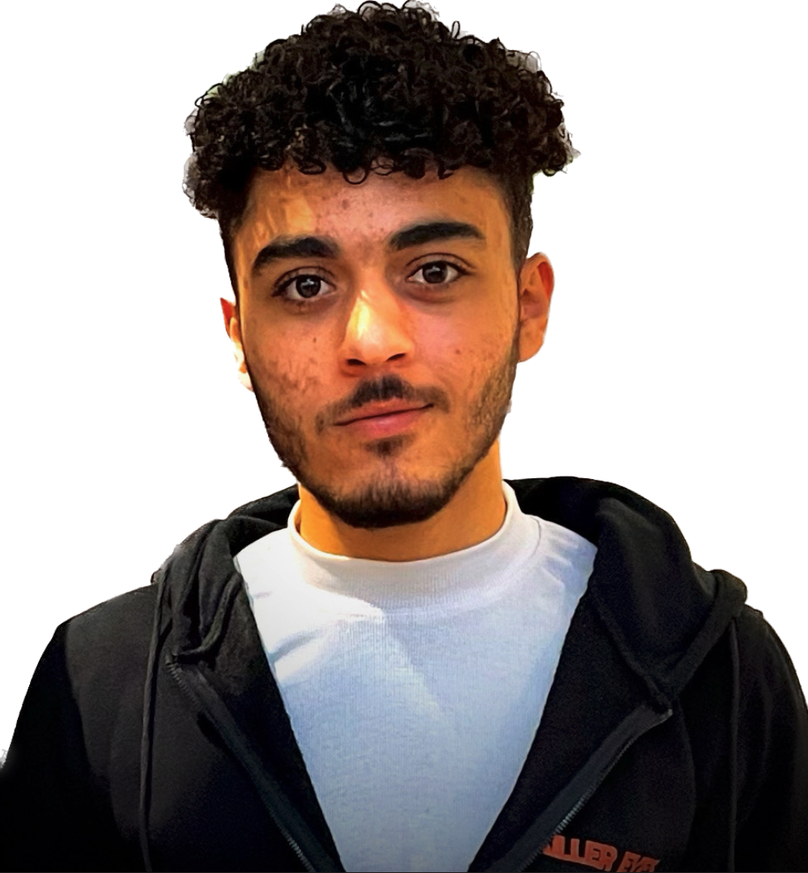
#> input picture ahmed.png, 808 x 873 px, shrunk from 998 x 1079 before the run, found by its file name
$ jupyter execute Lab2.ipynb
#> lines starting #> are read from the running program, lines starting #| are printed output that depends on the picture
<a href="https://colab.research.google.com/github/Ahmed-Magdi1/Lab2_Machine_Vision/blob/main/Lab2.ipynb" target="_parent"></a>

# **LAB_2_Question_2**

### **1) Take a picture of your face and save it as (yourname0.jpg) =𝑓(𝑢,𝑣)**

[cell 1]
# Important libraries
import  cv2 as cv  #Define computer vision library
import numpy as np #Define numpy library
from matplotlib import pyplot as plt #Define matplotlib library

[cell 2]
image = cv.imread('/content/ahmed.png') #Read the image
#> image is the input picture: shape (873, 808, 3); mean B, G, R 143.1, 146.1, 156.5
original_image = cv.cvtColor(image, cv.COLOR_BGR2RGB) #Convert the image from BGR to RGB
plt.imshow(original_image) #Show the image
plt.axis('off')  # Disable the axises
plt.title('original_image')  # Set the title
plt.show()  # Show the plot
cv.imwrite('ahmed0.jpg', image) # Save the image with name 'ahmed0.jpg'
image_gray = cv.cvtColor(original_image, cv.COLOR_BGR2GRAY)
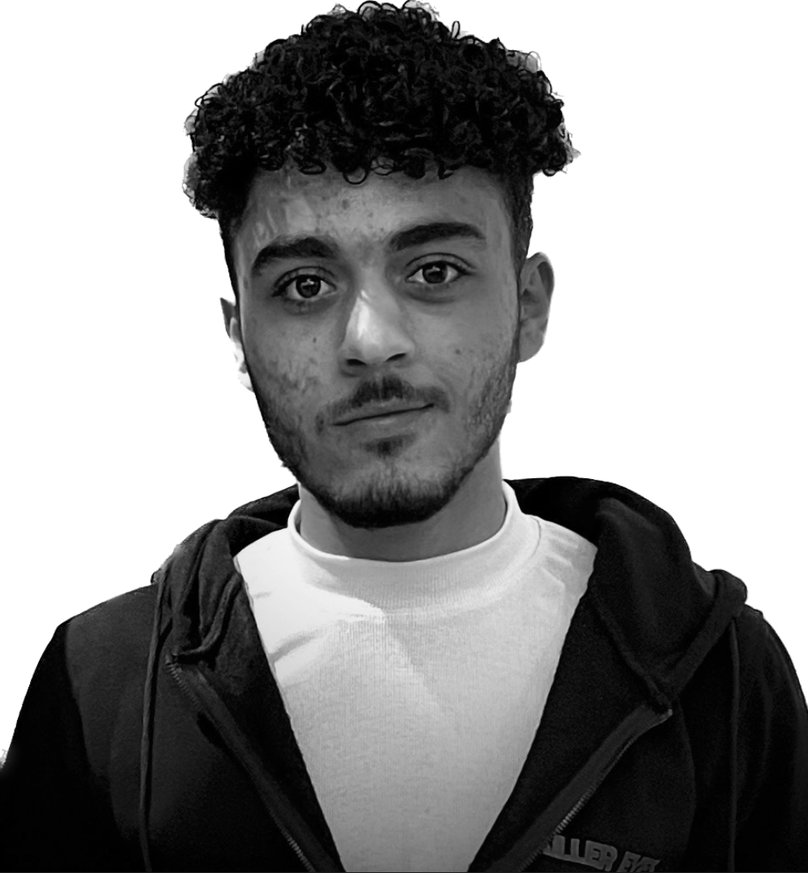
#> image_gray: shape (873, 808); min 0, max 255, mean 146.4

### **2) Create a set of noisy images by corrupting an image with**

### (a) Additive Gaussian noise of five different severity levels

[cell 3]
# Define severity levels (standard deviations)
severity_levels = [10, 30, 50, 70, 90]

# Create a 3x3 grid for the images
fig, axes = plt.subplots(2, 3, figsize=(10, 7))

# Display the original image in the top-left corner
axes[0, 0].imshow(image_gray, cmap='gray')
axes[0, 0].set_title("Original Image")
axes[0, 0].axis('off')

# Display each noisy image in the grid
for i, severity in enumerate(severity_levels):
    row = (i + 1) // 3  # Calculate the row
    col = (i + 1) % 3   # Calculate the column

    # Generate Gaussian noise with the specified severity
    noise = np.random.normal(0, severity, image_gray.shape).astype(np.int16)

    # Add noise to the grayscale image
    noisy_image = image_gray.astype(np.int16) + noise
    noisy_image = np.clip(noisy_image, 0, 255).astype(np.uint8)

    # Display the noisy image in the calculated position
    axes[row, col].imshow(noisy_image, cmap='gray')
    axes[row, col].set_title(f'Severity {severity}')
    axes[row, col].axis('off')

# Adjust layout for better spacing and show the plot
plt.tight_layout()
plt.show()
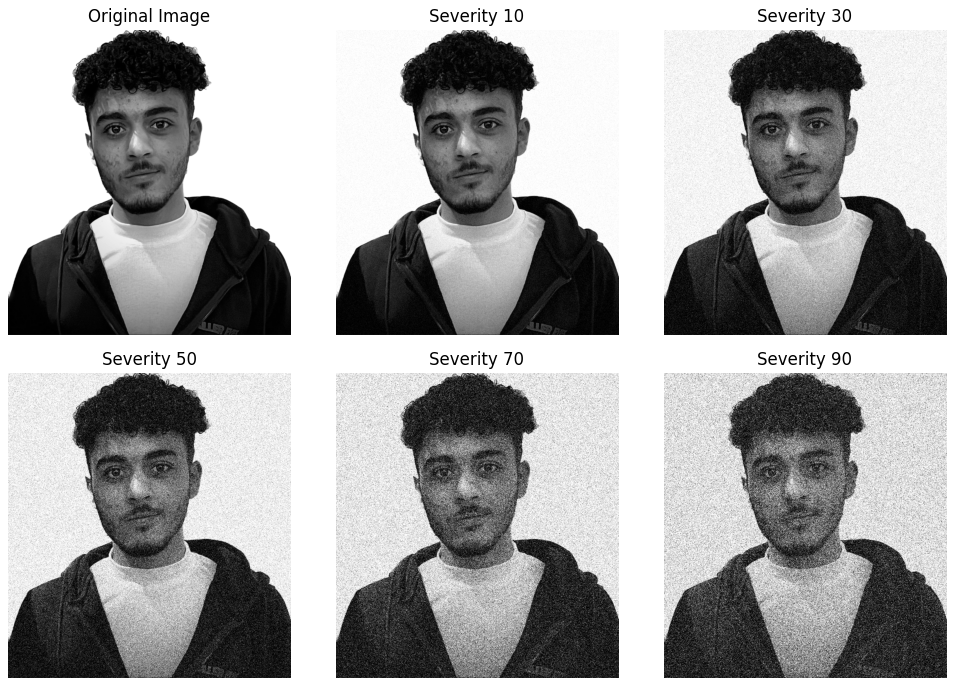
#> figure drawn by matplotlib, 6 panels

### (b) Multiplicative Gaussian noise of five different severity levels

[cell 4]
# Define severity levels for Multiplicative Gaussian noise
severity_levels = [0.1, 0.3, 0.5, 0.7, 0.9]

# Create a 2x3 grid for the images
fig, axes = plt.subplots(2, 3, figsize=(10, 7))

# Display the original image in the top-left corner
axes[0, 0].imshow(image_gray, cmap='gray')
axes[0, 0].set_title("Original Image")
axes[0, 0].axis('off')

# Display each noisy image in the grid
for i, severity in enumerate(severity_levels):
    row = (i + 1) // 3  # Calculate the row (0 for first row, 1 for second)
    col = (i + 1) % 3   # Calculate the column within the row

    # Generate Multiplicative Gaussian noise with the specified severity
    noise = np.random.normal(1, severity, image_gray.shape).astype(np.float32)

    # Apply multiplicative noise to the grayscale image
    noisy_image = image_gray.astype(np.float32) * noise

    # Clip to ensure pixel values are within the 0-255 range
    noisy_image = np.clip(noisy_image, 0, 255).astype(np.uint8)

    # Display the noisy image in the calculated position
    axes[row, col].imshow(noisy_image, cmap='gray')
    axes[row, col].set_title(f'Severity {severity}')
    axes[row, col].axis('off')
#> this loop made 5 passes
#> pass 1, `noisy_image = image_gray.astype(np.float32) * noise`:
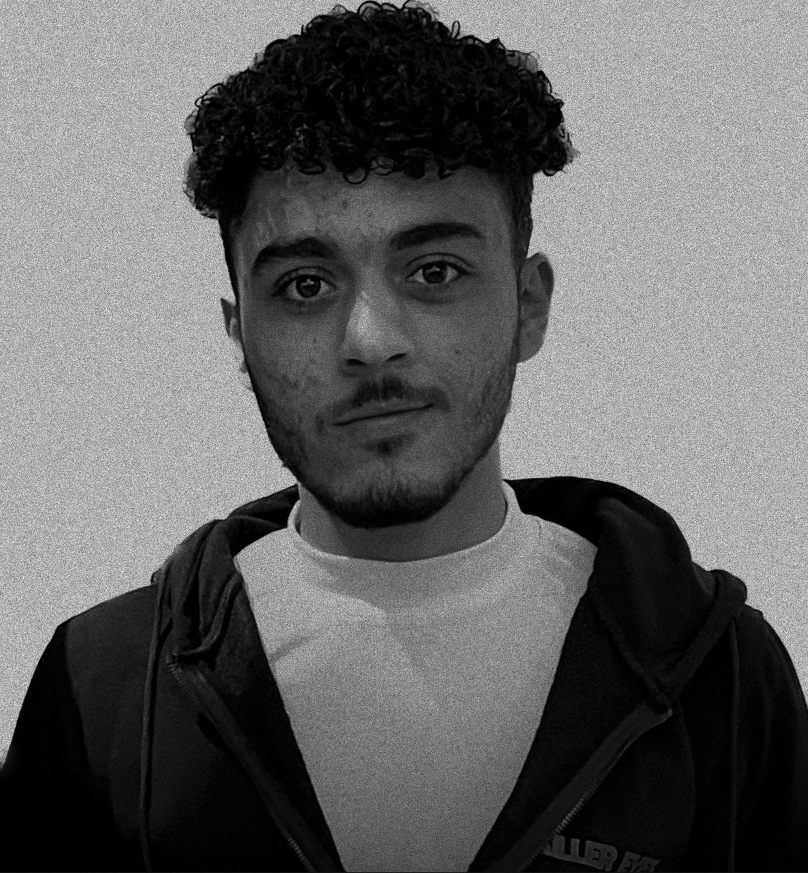
#> noisy_image: shape (873, 808) float32; min 0, max 369.7, mean 146.4; drawn with min black and max white

# Adjust layout for better spacing and show the plot
plt.tight_layout()
plt.show()
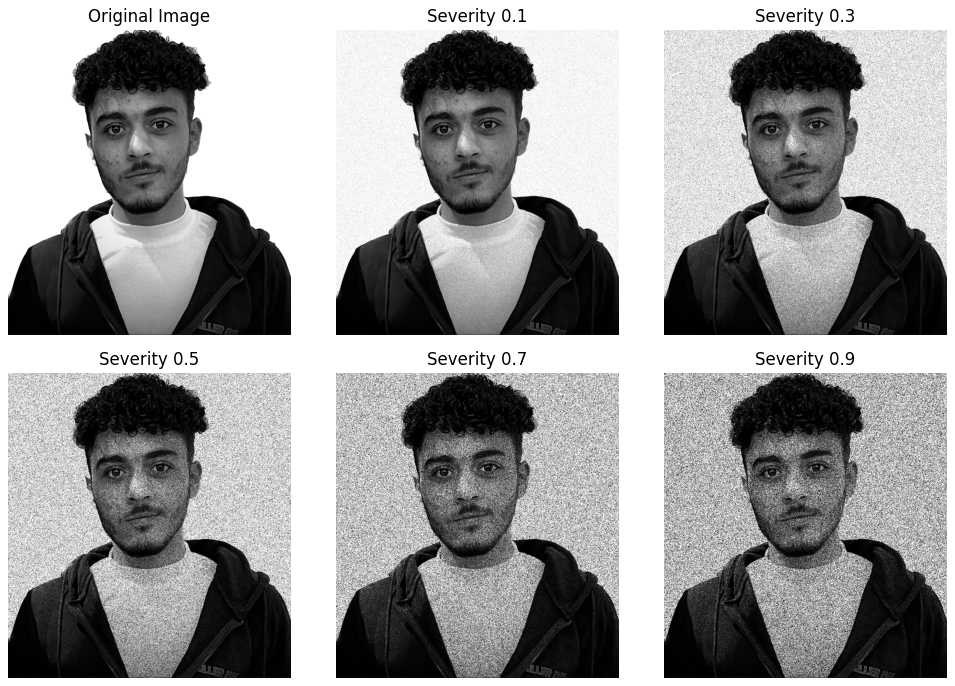
#> figure drawn by matplotlib, 6 panels

### (c) Impulse noise of five different severity levels

[cell 5]
# Define severity levels for Impulse Noise (probabilities)
severity_levels = [0.1, 0.2, 0.3, 0.4, 0.5]  # Increasing severity levels as probabilities

# Create a 2x3 grid for the images
fig, axes = plt.subplots(2, 3, figsize=(10, 7))

# Display the original image in the top-left corner
axes[0, 0].imshow(image_gray, cmap='gray')
axes[0, 0].set_title("Original Image")
axes[0, 0].axis('off')

# Display each noisy image in the grid
for i, severity in enumerate(severity_levels):
    row = (i + 1) // 3  # Calculate the row (0 for first row, 1 for second)
    col = (i + 1) % 3   # Calculate the column within the row

    # Generate Impulse Noise on a copy of the grayscale image
    noisy_image = image_gray.copy()
    num_salt = int(severity * image_gray.size * 0.5)  # Half of the noisy pixels for "salt"
    num_pepper = int(severity * image_gray.size * 0.5)  # Half for "pepper"

    # Apply "Salt" noise (setting some pixels to 255 for white)
    coords = np.random.choice(image_gray.shape[0] * image_gray.shape[1], num_salt, replace=False)
    salt_coords = (coords // image_gray.shape[1], coords % image_gray.shape[1])
    noisy_image[salt_coords] = 255

    # Apply "Pepper" noise (setting some pixels to 0 for black)
    coords = np.random.choice(image_gray.shape[0] * image_gray.shape[1], num_pepper, replace=False)
    pepper_coords = (coords // image_gray.shape[1], coords % image_gray.shape[1])
    noisy_image[pepper_coords] = 0

    # Display the noisy image in the calculated position
    axes[row, col].imshow(noisy_image, cmap='gray')
    axes[row, col].set_title(f'Severity {severity}')
    axes[row, col].axis('off')
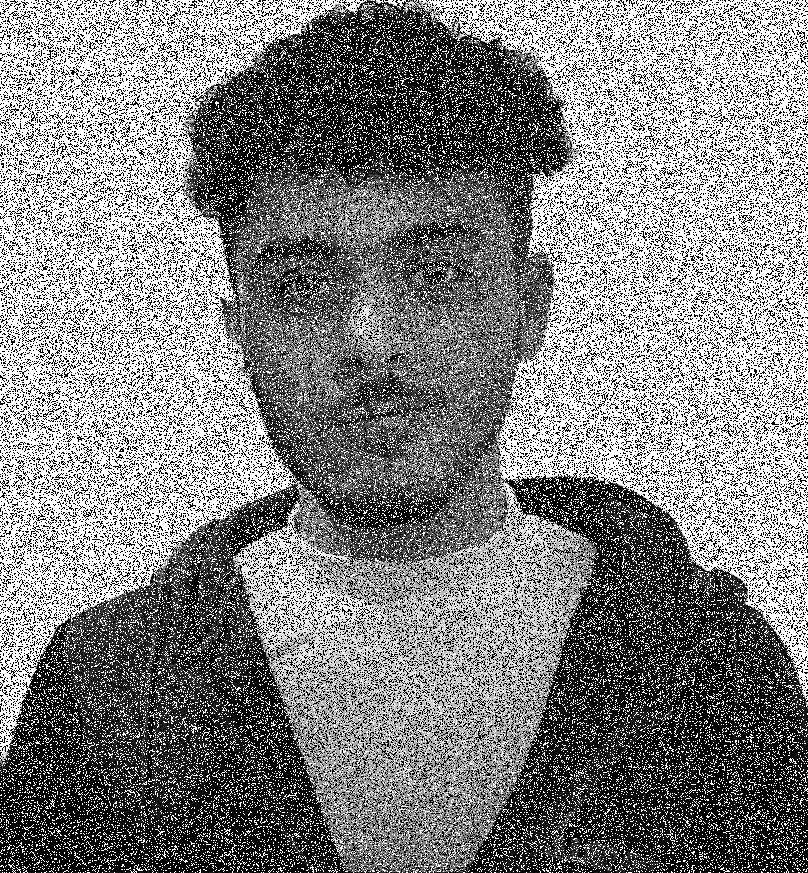
#> noisy_image: shape (873, 808); min 0, max 255, mean 130.2

# Adjust layout for better spacing and show the plot
plt.tight_layout()
plt.show()
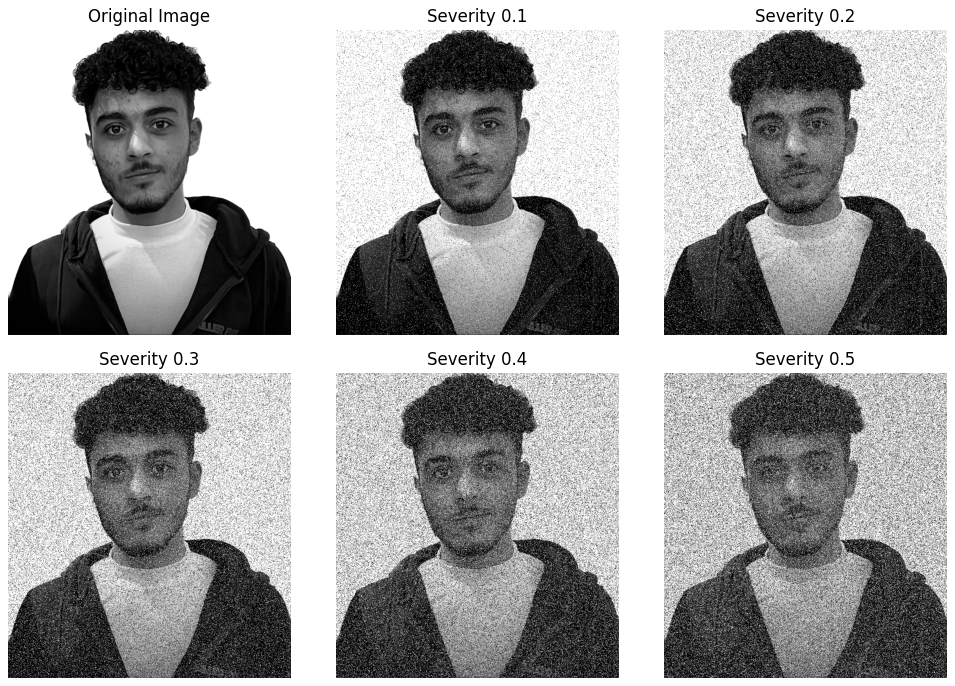
#> figure drawn by matplotlib, 6 panels

$ run again, with question_3.jpeg saved as ahmed.png
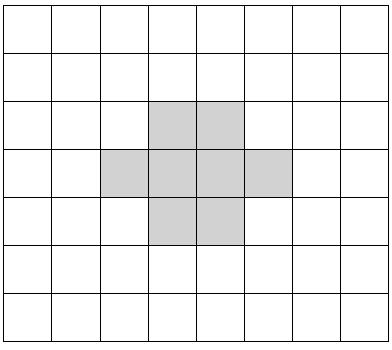
#> input picture question_3.jpeg, 392 x 350 px, found by its file name
#> image is the input picture: shape (350, 392, 3); min 0, max 255, mean 237.8
#> the loop `for i, severity in enumerate(severity_levels):` made 5 passes
#> pass 1, `noisy_image = image_gray.astype(np.float32) * noise`:
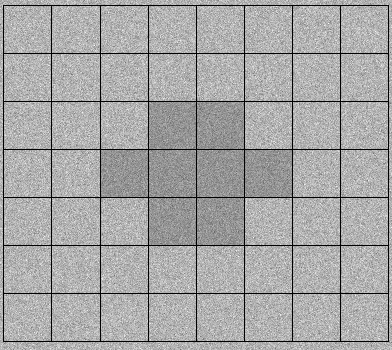
#> noisy_image: shape (350, 392) float32; min 0, max 361.6, mean 237.9; drawn with min black and max white
#> after the loop `for i, severity in enumerate(severity_levels):`:
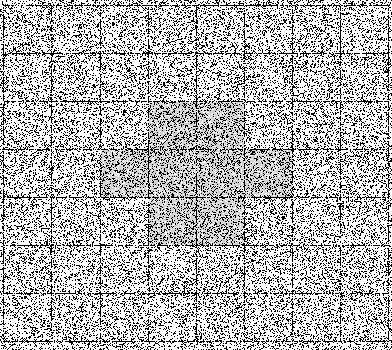
#> noisy_image: shape (350, 392); min 0, max 255, mean 181.6
